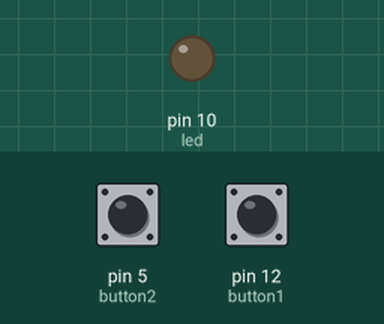
Simulated run of this sketch. Board: Arduino Uno, built with avr-gcc and run on an emulated ATmega328P. On the bench: output pins drawn as LEDs (lit = HIGH). Dashed ring = blinking. The test bench sets the inputs (shaded band); at power-on: pin 5 (button2) LOW, pin 12 (button1) LOW.

Above: at 1.2 s.
1.3 s: pin 5 (button2) pulled HIGH for 0.15 s
At 1.47 s:
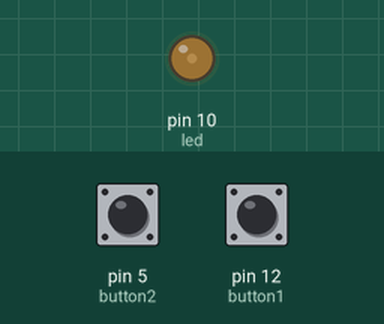
3.0 s: pin 12 (button1) pulled HIGH for 0.15 s
At 3.17 s:
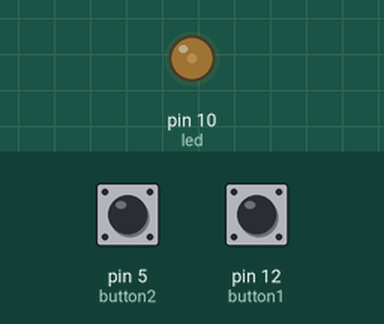
4.6 s: pin 12 (button1) pulled HIGH for 3.2 s
At 8.5 s:
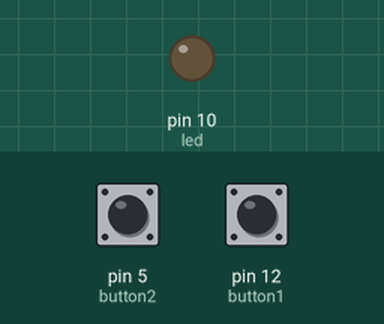
9.3 s: pin 5 (button2) pulled HIGH for 3.2 s
At 10.4 s:
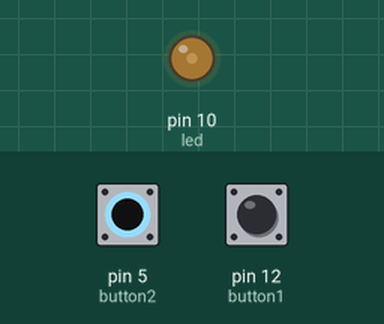
14.0 s: pin 5 (button2) driven HIGH and pin 12 (button1) driven HIGH
At 14.01 s:
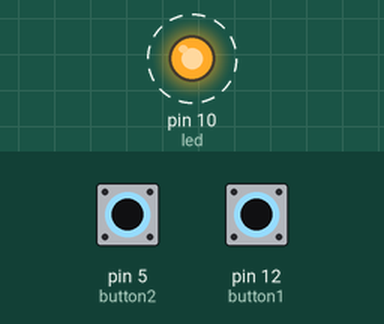
Timing chart, 0 to 18.0 s (numbered marks = the images above; inputs shaded):
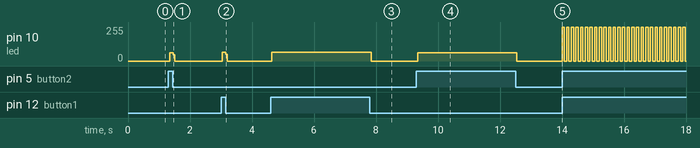

Measured:
- after the input at 1.3 s, pin 10 (led): 0/255 → 62/255 at once, → 0/255 0.12 s later
- after the input at 3.0 s, pin 10 (led): 0/255 → 66/255 at once, → 0/255 0.12 s later
- after the input at 4.6 s, pin 10 (led): 0/255 → 66/255 at once, → 0/255 3.2 s later
- after the input at 9.3 s, pin 10 (led): 0/255 → 62/255 at once, → 0/255 3.2 s later
- after the input at 14.0 s, pin 10 (led): alternates 255/255 for 0.08 s and 0/255 for 0.08 s, starting at once

The sketch:

LED_with_Dual_Buttons.ino
```cpp
// LED with Dual Buttons - Task 4

// Variables
int led = 10;
int ledSpeed = 75;
int button1 = 12;
int button2 = 5;
int button1State = 0;
int button2State = 0;

void setup(){
  pinMode(led, OUTPUT);
  pinMode(button1, INPUT);
  pinMode(button2, INPUT);
}

void loop(){
  button1State = digitalRead(button1);
  button2State = digitalRead(button2);

  if(button1State == HIGH || button2State == HIGH){
    digitalWrite(led, HIGH);
  }
  else{
    digitalWrite(led, LOW);
  }

  if(button1State == HIGH && button2State == HIGH){
    digitalWrite(led, HIGH);
    delay(ledSpeed);
    digitalWrite(led, LOW);
    delay(ledSpeed);
  }
  else{
    digitalWrite(led, LOW);
  }
}
```
